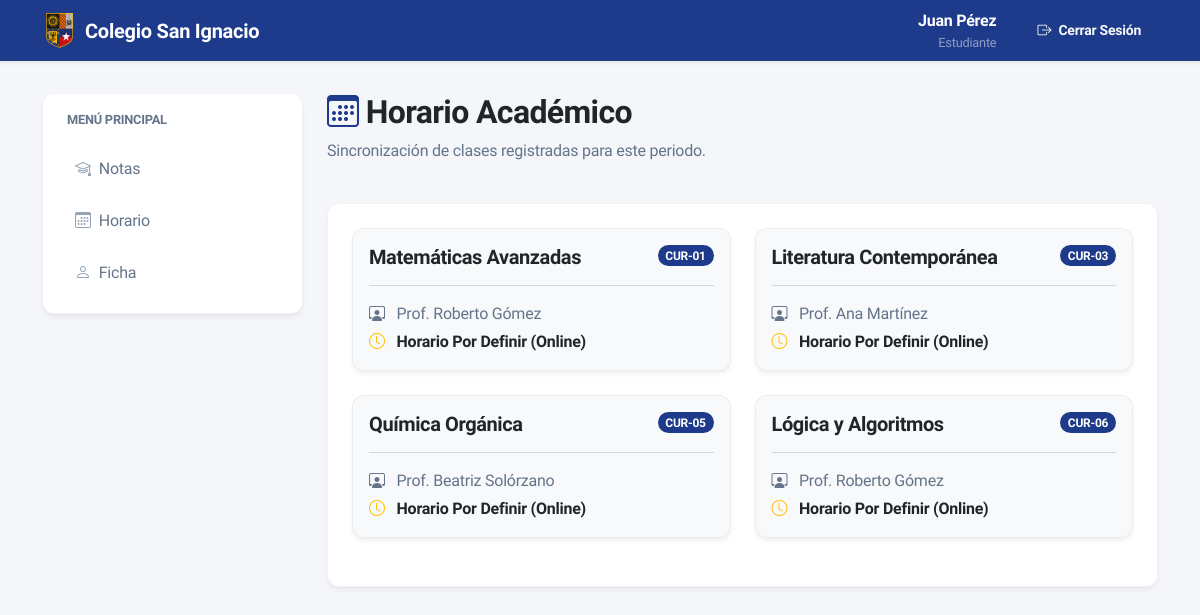
Page /estudiante/horario (signed in) on the committed database.
### models.py (models this page shows, shortened)
class User(db.Model, UserMixin):
    __tablename__ = 'users'
    id = db.Column(db.String, primary_key=True) # e.g. "EST-01", "PRF-01"
    nombre = db.Column(db.String(100), nullable=False)
    password_hash = db.Column(db.String(256), nullable=False)
    rol = db.Column(db.String(20), nullable=False) # 'ADMIN', 'PROFESOR', 'ESTUDIANTE'
    courses_taught = db.relationship("Course", back_populates="professor", cascade="all, delete-orphan", lazy=True)
    enrollments = db.relationship("Enrollment", back_populates="student", cascade="all, delete-orphan", lazy=True)

class Enrollment(db.Model):
    __tablename__ = 'enrollments'
    student_id = db.Column(db.String, db.ForeignKey('users.id'), primary_key=True)
    course_id = db.Column(db.String, db.ForeignKey('courses.id'), primary_key=True)
    grade = db.Column(db.Float, nullable=True) # Calificación
    fecha_calificacion = db.Column(db.DateTime, default=datetime.utcnow, onupdate=datetime.utcnow) # Fecha de la última calificación
    student = db.relationship("User", back_populates="enrollments")
    course = db.relationship("Course", back_populates="enrollments")

class Course(db.Model):
    __tablename__ = 'courses'
    id = db.Column(db.String, primary_key=True) # e.g. "CUR-01"
    nombre = db.Column(db.String(100), nullable=False)
    profesor_id = db.Column(db.String, db.ForeignKey('users.id'), nullable=False)
    professor = db.relationship("User", back_populates="courses_taught")
    enrollments = db.relationship("Enrollment", back_populates="course", cascade="all, delete-orphan", lazy=True)

### app.py (the view)
@app.route("/estudiante/horario")
@login_required
def estudiante_horario():
    if current_user.rol != 'ESTUDIANTE':
        flash("¡Acceso denegado!", "danger")
        return redirect(url_for('index'))
    return render_template("estudiante/horario.html", estudiante=current_user)

### app.py (called while the page is built)
@login_manager.user_loader
def load_user(user_id):
    return User.query.get(user_id)

### templates/estudiante/horario.html
{% extends "base.html" %}
{% block content %}
<div class="row align-items-center mb-4">
    <div class="col-12">
        <h2 class="fw-bold text-dark"><i class="bi bi-calendar3 text-primary"></i> Horario Académico</h2>
        <p class="text-muted">Sincronización de clases registradas para este periodo.</p>
    </div>
</div>
<div class="row">
    <div class="col-12">
        <div class="card shadow-sm border-0 rounded-4">
            <div class="card-body p-4">
                {% if not estudiante.enrollments %}
                <div class="text-center text-muted py-5">
                    <i class="bi bi-calendar-x display-4 opacity-50 d-block mb-3"></i>
                    Aún no posees materias inscritas. Consulta con el Administrador.
                </div>
                {% else %}
                <div class="row">
                    {% for enroll in estudiante.enrollments %}
                    <div class="col-md-6 mb-4">
                        <div class="card bg-light border-start border-primary border-4 shadow-sm hover-card h-100">
                            <div class="card-body">
                                <div class="d-flex justify-content-between align-items-start mb-2">
                                    <h5 class="fw-bold text-dark mb-0">{{ enroll.course.nombre }}</h5>
                                    <span class="badge bg-primary rounded-pill">{{ enroll.course.id }}</span>
                                </div>
                                <hr class="text-secondary opacity-25">
                                <p class="mb-1 text-muted"><i class="bi bi-person-workspace me-2"></i> Prof. {{ enroll.course.professor.nombre }}</p>
                                <p class="mb-0 text-dark fw-bold"><i class="bi bi-clock me-2 text-warning"></i> Horario Por Definir (Online)</p>
                            </div>
                        </div>
                    </div>
                    {% endfor %}
                </div>
                {% endif %}
            </div>
        </div>
    </div>
</div>
{% endblock %}

### templates/base.html (shortened to what this page needs)
<!DOCTYPE html>
<html lang="es">
<head>
    <link href="https://cdn.jsdelivr.net/npm/bootstrap@5.3.0/dist/css/bootstrap.min.css" rel="stylesheet">
    <link rel="stylesheet" href="https://cdn.jsdelivr.net/npm/bootstrap-icons@1.11.1/font/bootstrap-icons.css">
    <link href="{{ url_for('static', filename='css/style.css') }}?v=4.0" rel="stylesheet">
</head>
<body>
    <nav class="navbar navbar-expand-lg navbar-dark bg-primary shadow-sm mb-4">
        <div class="container">
            <a class="navbar-brand fw-bold d-flex align-items-center gap-2" href="{{ url_for('index') }}">
                <img src="{{ url_for('static', filename='img/logo.png') }}?v=1.2" alt="Logo" width="35" height="35" style="object-fit: contain;">
                Colegio San Ignacio
            </a>
            <div class="collapse navbar-collapse" id="navbarNav">
                <ul class="navbar-nav ms-auto align-items-lg-center">
                    {% if current_user.is_authenticated %}
                        <li class="nav-item me-lg-4 mb-2 mb-lg-0 text-lg-end">
                            <div class="text-white fw-bold">{{ current_user.nombre }}</div>
                            <div class="text-white-50" style="font-size: 0.8rem;">{{ current_user.rol|capitalize }}</div>
                        </li>
                        <li class="nav-item">
                            <a class="btn btn-outline-light btn-sm fw-bold rounded px-3" href="{{ url_for('logout') }}"><i class="bi bi-box-arrow-right me-1"></i> Cerrar Sesión</a>
                        </li>
                    {% endif %}
                </ul>
            </div>
        </div>
    </nav>
    <main class="container">
        <div class="row pt-2">
            {% if current_user.is_authenticated %}
            <div class="col-lg-3 mb-4">
                <div class="card p-3 shadow-sm border-0">
                    <p class="text-muted fw-bold mb-3 ps-2" style="font-size: 0.8rem; text-transform: uppercase;">Menú Principal</p>
                    <nav class="d-flex flex-column gap-1">
                        {% if current_user.rol == 'ADMIN' %}
                        <a href="{{ url_for('admin_dashboard') }}" class="sidebar-link"><i class="bi bi-grid me-2"></i> Dashboard</a>
                        <a href="{{ url_for('admin_lista_usuarios') }}" class="sidebar-link"><i class="bi bi-people me-2"></i> Usuarios</a>
                        <a href="{{ url_for('admin_construccion') }}" class="sidebar-link"><i class="bi bi-journal-text me-2"></i> Cursos</a>
                        <a href="{{ url_for('admin_construccion') }}" class="sidebar-link"><i class="bi bi-person-badge me-2"></i> Matrículas</a>
                        <hr class="my-2 text-muted">
                        <a href="{{ url_for('admin_construccion') }}" class="sidebar-link text-muted"><i class="bi bi-gear me-2"></i> Configuración</a>
                        {% elif current_user.rol == 'ESTUDIANTE' %}
                        <a href="{{ url_for('estudiante_dashboard') }}" class="sidebar-link"><i class="bi bi-mortarboard me-2"></i> Notas</a>
                        <a href="{{ url_for('estudiante_horario') }}" class="sidebar-link"><i class="bi bi-calendar3 me-2"></i> Horario</a>
                        <a href="{{ url_for('estudiante_perfil') }}" class="sidebar-link"><i class="bi bi-person me-2"></i> Ficha</a>
                        {% endif %}
                    </nav>
                </div>
            </div>
            <div class="col-lg-9 fade-in-section pb-5">
            {% else %}
            <div class="col-12 pb-5">
            {% endif %}
                {% block content %}{% endblock %}
            </div>
        </div>
    </main>
</body>
</html>

### static/css/style.css (style rules this page uses)
:root { --bs-primary: #1E3A8A; --bs-primary-rgb: 30, 58, 138; --bs-info: #3B82F6; --bs-success: #10B981; --bs-warning: #F59E0B; --bs-danger: #EF4444; --surface-bg: #F4F6F9; --surface-card: #FFFFFF; --bs-body-font-family: 'Plus Jakarta Sans', system-ui, -apple-system, sans-serif; --text-main: #1E293B; --text-muted-custom: #64748B; --shadow-float: 0 4px 6px -1px rgba(0, 0, 0, 0.05), 0 2px 4px -1px rgba(0, 0, 0, 0.03); --shadow-hover: 0 10px 15px -3px rgba(0, 0, 0, 0.08), 0 4px 6px -2px rgba(0, 0, 0, 0.04); }
body { background-color: var(--surface-bg) !important; color: var(--text-main) !important; font-family: var(--bs-body-font-family) !important; letter-spacing: -0.015em; -webkit-font-smoothing: antialiased; -moz-osx-font-smoothing: grayscale; }
h1, h2, h3, h4, h5, h6 { font-weight: 700; letter-spacing: -0.02em; color: var(--text-main); }
.text-muted { color: var(--text-muted-custom) !important; }
.card { border: 1px solid rgba(0,0,0,0.05) !important; border-radius: 12px !important; background: var(--surface-card); transition: all 0.3s ease; box-shadow: var(--shadow-float) !important; }
.btn { font-weight: 600; padding: 0.60rem 1.4rem; border-radius: 8px !important; transition: all 0.2s ease; border: 1px solid transparent; }
.sidebar-link { color: var(--text-muted-custom); border-radius: 8px; padding: 0.75rem 1rem; transition: all 0.2s ease; background-color: transparent; text-decoration: none; font-weight: 500; display: flex; align-items: center; }
.sidebar-link i { transition: transform 0.2s ease; color: #94A3B8; }
.fade-in-section { animation: smoothFadeIn 0.4s ease forwards; }

### rows in the picture
User: nombre "Juan Pérez", rol "Estudiante"
Enrollment: course.nombre "Matemáticas Avanzadas", course.id "CUR-01", course.professor.nombre "Roberto Gómez"
Enrollment: course.nombre "Literatura Contemporánea", course.id "CUR-03", course.professor.nombre "Ana Martínez"
Enrollment: course.nombre "Química Orgánica", course.id "CUR-05", course.professor.nombre "Beatriz Solórzano"
Enrollment: course.nombre "Lógica y Algoritmos", course.id "CUR-06", course.professor.nombre "Roberto Gómez"
